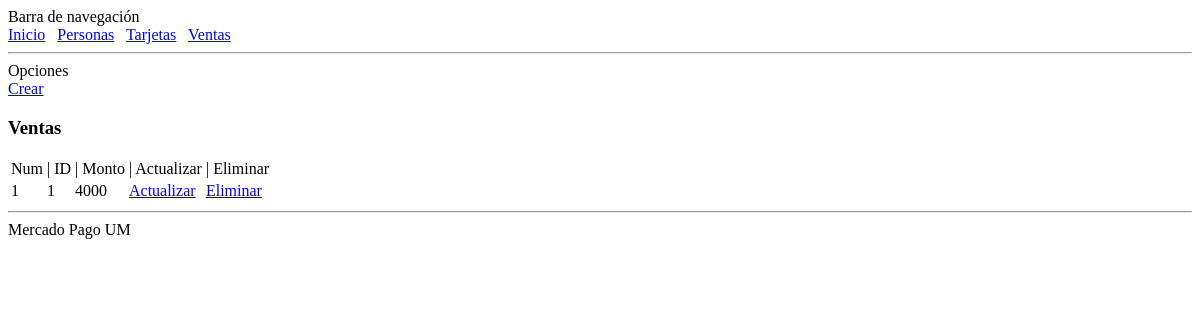
The page /venta/ on the database as committed earlier.
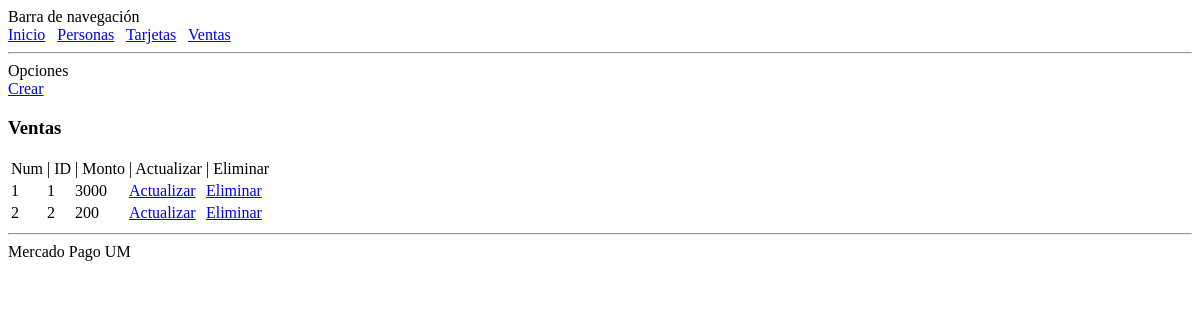
The same page on the database as committed later.
### aplicacion_demo/modelos.py (models this page shows, shortened)
class Venta(db.Model):
    __tablename__ = 'ventas'
    id = db.Column(db.Integer,
                   primary_key=True)
    monto = db.Column(db.Integer,
                         index=False,
                         unique=False,
                         nullable=False)
    personas2 = relationship("Persona", secondary='ventaspersona')
    tarjetas2 = relationship("Tarjeta", secondary='ventastarjeta')
    @classmethod
    def get_all(cls):
        venta = Venta.query.all()
        return venta

### aplicacion_demo/ruta_ventas.py (the view)
@app.route('/venta/')
def venta():
    ventas = Venta.get_all()
    return render_template("venta/index.html",
                           ventas=ventas,
                           titulo='Ventas')

### templates/venta/index.html
{% extends 'estructura.html' %}
{% block contenido %}
    <div>Opciones</div>
    <div>
        <span><a href="crear">Crear</a><br></span>
    </div>
    <h3>Ventas</h3>
    {% if ventas|length < 1 %}
    <h4 style="text-align: center">Aun no hay ventas. Crea una!</h4>
    {% else %}
    <table>
        <thead>
            <td>Num</td>
            <td>| ID</td>
            <td>| Monto</td>
            <td>| Actualizar</td>
            <td>| Eliminar</td>
        </thead>
        <tbody>
        {% for venta in ventas %}
            <tr>
                <td>{{ loop.index }}</td>
                <td>{{ venta.id }}</td>
                <td>{{ venta.monto}}</td>
                <td><a href="update?id={{ venta.id }}">Actualizar</a></td>
                <td><a href="delete?id={{ venta.id }}">Eliminar</a></td>
            </tr>
        {% endfor %}
        </tbody>
    </table>
    {% endif %}
{% endblock %}

Rows that differ between the two databases and show on the page:
changed Venta id 1: monto "4000" → "3000"
added Venta: id "2", monto "200"
